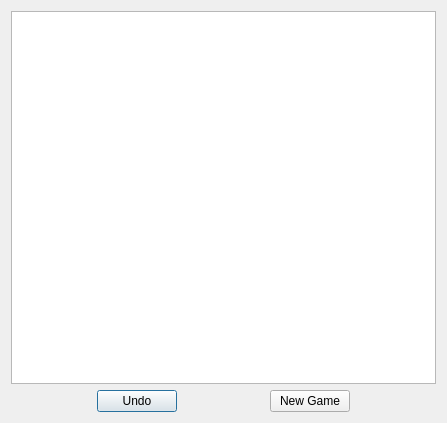
<?xml version="1.0" encoding="UTF-8"?>
<ui version="4.0">
 <class>TictactoeMenu</class>
 <widget class="QDialog" name="TictactoeMenu">
  <property name="geometry">
   <rect>
    <x>0</x>
    <y>0</y>
    <width>447</width>
    <height>423</height>
   </rect>
  </property>
  <property name="windowTitle">
   <string>Dialog</string>
  </property>
  <layout class="QVBoxLayout" name="verticalLayout_2">
   <item>
    <widget class="QGraphicsView" name="g_view"/>
   </item>
   <item>
    <layout class="QHBoxLayout" name="horizontalLayout">
     <item>
      <spacer name="horizontalSpacer_2">
       <property name="orientation">
        <enum>Qt::Horizontal</enum>
       </property>
       <property name="sizeHint" stdset="0">
        <size>
         <width>40</width>
         <height>20</height>
        </size>
       </property>
      </spacer>
     </item>
     <item>
      <widget class="QPushButton" name="btn_undo">
       <property name="text">
        <string>Undo</string>
       </property>
      </widget>
     </item>
     <item>
      <spacer name="horizontalSpacer">
       <property name="orientation">
        <enum>Qt::Horizontal</enum>
       </property>
       <property name="sizeHint" stdset="0">
        <size>
         <width>40</width>
         <height>20</height>
        </size>
       </property>
      </spacer>
     </item>
     <item>
      <widget class="QPushButton" name="btn_new_game">
       <property name="text">
        <string>New Game</string>
       </property>
      </widget>
     </item>
     <item>
      <spacer name="horizontalSpacer_3">
       <property name="orientation">
        <enum>Qt::Horizontal</enum>
       </property>
       <property name="sizeHint" stdset="0">
        <size>
         <width>40</width>
         <height>20</height>
        </size>
       </property>
      </spacer>
     </item>
    </layout>
   </item>
  </layout>
 </widget>
 <resources/>
 <connections/>
</ui>
